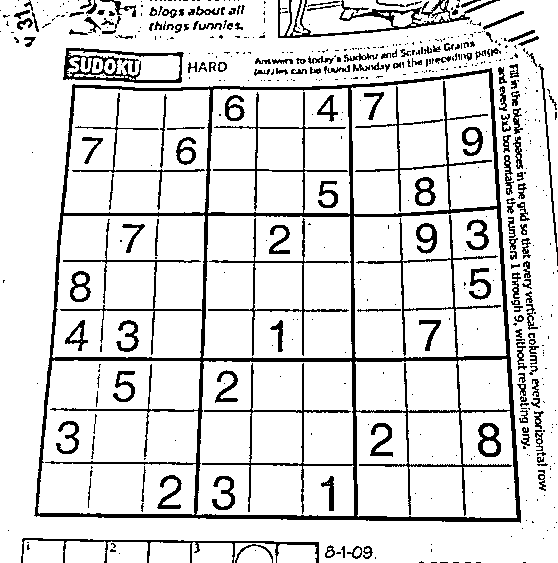
#> input picture OpenCV Practice/sudoku_adaptive_thresh_gaussian.png, 558 x 563 px
$ jupyter execute affine.ipynb
#> lines starting #> are read from the running program, lines starting #| are printed output that depends on the picture; after the words box and inside, x2 and y2 are one past the last pixel; in counts of white or black regions, pixels touching at a corner belong together
[cell 1]
import cv2
import numpy as np
from matplotlib import pyplot as plt

[cell 2]
img = cv2.imread('sudoku_adaptive_thresh_gaussian.png')
#> img is the input picture: shape (563, 558, 3); 86.5% white; 555 black regions (379 under 20 px), largest, box (x1, y1, x2, y2) and area: (34, 68, 521, 523) 20333, (278, 0, 500, 38) 1630, (63, 48, 184, 83) 1378
rows, cols, ch = img.shape
#> rows = 563; cols = 558; ch = 3

pts1 = np.float32([[50, 50], [200, 50], [50, 200]])
pts2 = np.float32([[10, 100], [200, 50], [100, 250]])

M = cv2.getAffineTransform(pts1, pts2)

dst = cv2.warpAffine(img, M, (cols, rows))
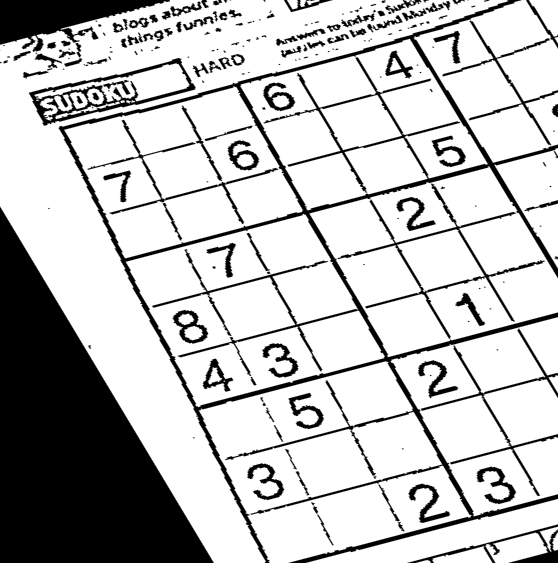
#> dst: shape (563, 558, 3); min 0, max 255, mean 192.9

plt.subplot(121), plt.imshow(img), plt.title('Input')
plt.subplot(122), plt.imshow(dst), plt.title('Output')

plt.show()
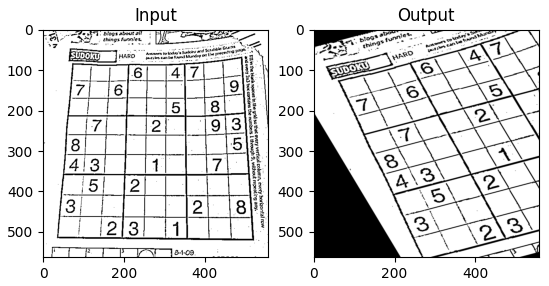
#> figure drawn by matplotlib, 2 panels
